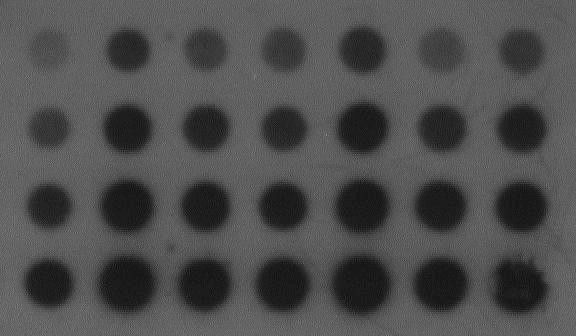
#> input picture Lecture 2/Images/dots.jpg, 576 x 336 px
$ jupyter execute exrecise_3.ipynb
#> lines starting #> are read from the running program, lines starting #| are printed output that depends on the picture; after the words box and inside, x2 and y2 are one past the last pixel; in counts of white or black regions, pixels touching at a corner belong together
### Lecture 2/Notebooks/helpers.py
import cv2
import numpy as np
from matplotlib import pyplot as plt

MIN = 0
MAX = 255

plt.rcParams['figure.figsize'] = [12, 8]

def show_histograms(img):
    if len(img.shape) == 2:
        hist = cv2.calcHist([img], [0], None, [256], [0, 256])
        plt.plot(hist)
    else:
        for channel, color in zip(range(img.shape[2]), ['r', 'g', 'b']):
            hist = cv2.calcHist([img], [channel], None, [256], [0, 256])
            plt.plot(hist, color=color)
    plt.grid()
    plt.show()


# source: https://stackoverflow.com/a/43346070
# [7 lines left out: function genarate_gussian_kernel, not called in this run]

def create_mean_kernel(kernel_radius):
    return np.ones((kernel_radius * 2 + 1, kernel_radius * 2 + 1)) / (kernel_radius * 2 + 1) ** 2

def erosion(image, kernel_radius, iterations=1):
    kernel = create_mean_kernel(kernel_radius)
    return cv2.erode(image, kernel, iterations=iterations)

def dilation(image, kernel_radius, iterations=1):
    kernel = create_mean_kernel(kernel_radius)
    return cv2.dilate(image, kernel, iterations=iterations)

def opening(image, kernel_radius, iterations=1):
    kernel = create_mean_kernel(kernel_radius)
    return cv2.morphologyEx(image, cv2.MORPH_OPEN, kernel, iterations=iterations)

def closing(image, kernel_radius, iterations=1):
    kernel = create_mean_kernel(kernel_radius)
    return cv2.morphologyEx(image, cv2.MORPH_OPEN, kernel, iterations=iterations)

### Lecture 2/exrecise_3.ipynb
[cell 1]
import cv2
from matplotlib import pyplot as plt
import matplotlib.patches as patches
import numpy as np
from helpers import *

[cell 2]
image = cv2.imread('Images/dots.jpg')
#> image is the input picture: shape (336, 576, 3); min 7, max 144, mean 77.8
image = cv2.cvtColor(image, cv2.COLOR_BGR2GRAY)
#> image: shape (336, 576)

show_histograms(image)
#> in show_histograms, `hist = cv2.calcHist([img], [0], None, [256], [0, 256])`: hist = 256 values, max 6828 at index 96, min 0 at index 0, mean 756
#> in show_histograms, `plt.show()`:
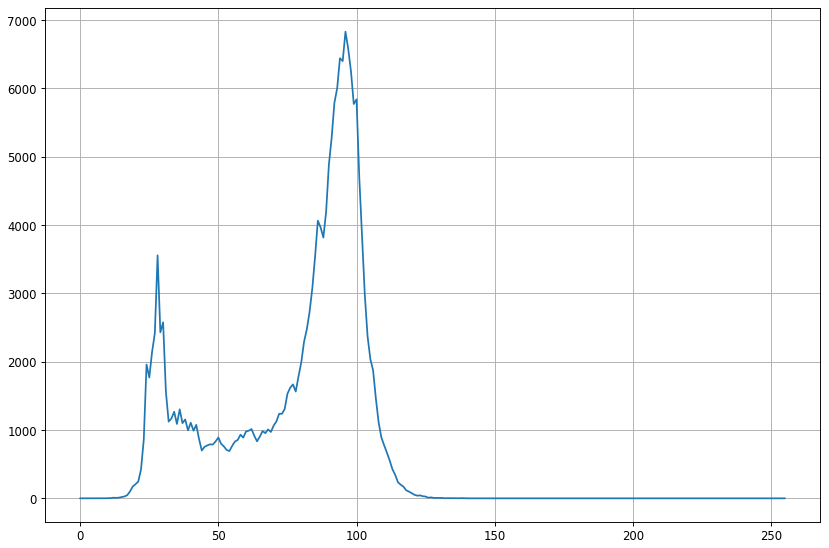
#> figure drawn by matplotlib, 1 panel; curve peaks at x = 96, y = 6828
plt.imshow(image, cmap='gray')

[cell 3]
T = 80

mask = cv2.threshold(image, T, 255, cv2.THRESH_BINARY_INV)[1]
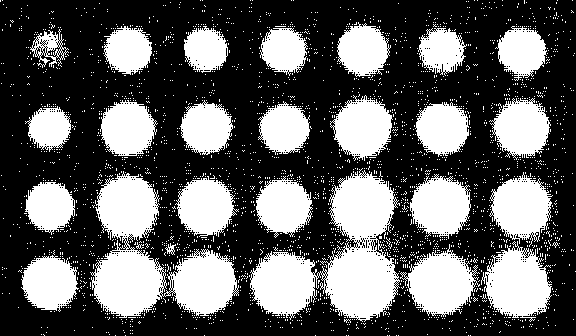
#> mask: shape (336, 576); 37.3% white; 2706 white regions (2680 under 20 px), largest, box (x1, y1, x2, y2) and area: (250, 168, 400, 322) 10927, (90, 171, 239, 318) 10108, (481, 241, 552, 322) 3520

plt.imshow(mask, cmap='gray')

[cell 4]
new_mask = cv2.medianBlur(mask, 3)
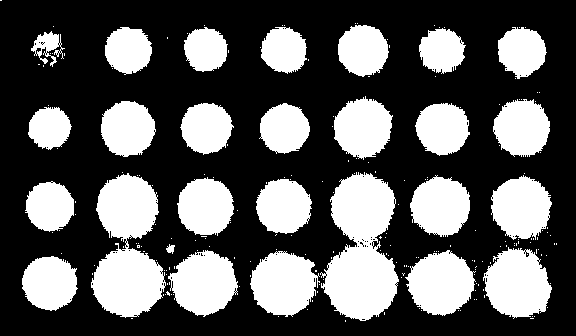
#> new_mask: shape (336, 576); 35.5% white; 213 white regions (186 under 20 px), largest, box (x1, y1, x2, y2) and area: (320, 172, 399, 321) 7700, (91, 173, 166, 318) 6939, (483, 247, 552, 319) 3527

plt.imshow(new_mask, cmap='gray')

[cell 5]
new_mask = np.copy(mask)

# new_mask = cv2.medianBlur(new_mask, 3)
new_mask = erosion(new_mask, 1)
#> in erosion, `return cv2.erode(image, kernel, iterations=iterations)`:
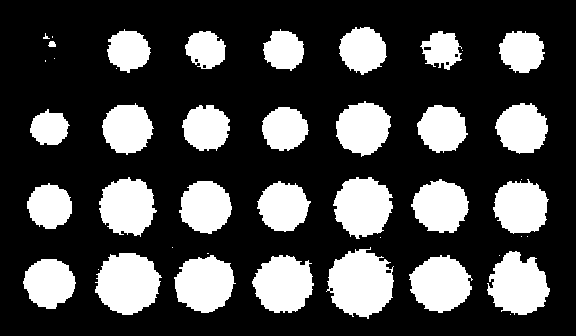
#> returned value: shape (336, 576); 28% white; 43 white regions (15 under 20 px), largest, box (x1, y1, x2, y2) and area: (326, 247, 394, 319) 3382, (95, 253, 162, 315) 3055, (487, 251, 550, 315) 2760
new_mask = cv2.medianBlur(new_mask, 3)
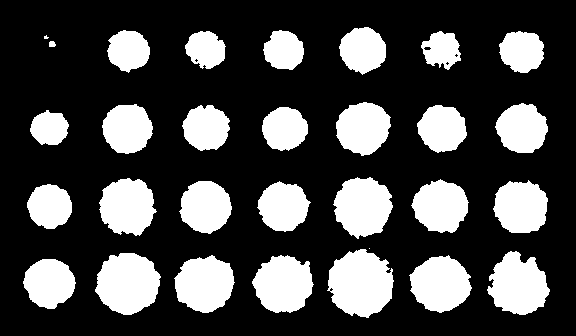
#> new_mask: shape (336, 576); 28% white; 30 white regions (2 under 20 px), largest, box (x1, y1, x2, y2) and area: (327, 249, 394, 318) 3370, (95, 253, 161, 315) 3054, (487, 251, 550, 315) 2756
new_mask = dilation(new_mask, 2)
#> in dilation, `return cv2.dilate(image, kernel, iterations=iterations)`:
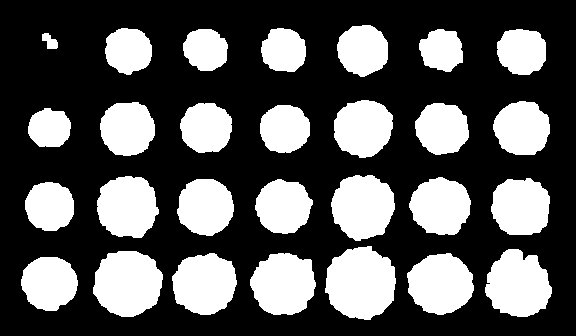
#> returned value: shape (336, 576); 34.3% white; 28 white regions, largest, box (x1, y1, x2, y2) and area: (325, 246, 396, 320) 4017, (93, 251, 163, 317) 3591, (485, 249, 552, 317) 3344

plt.imshow(new_mask, cmap='gray')
